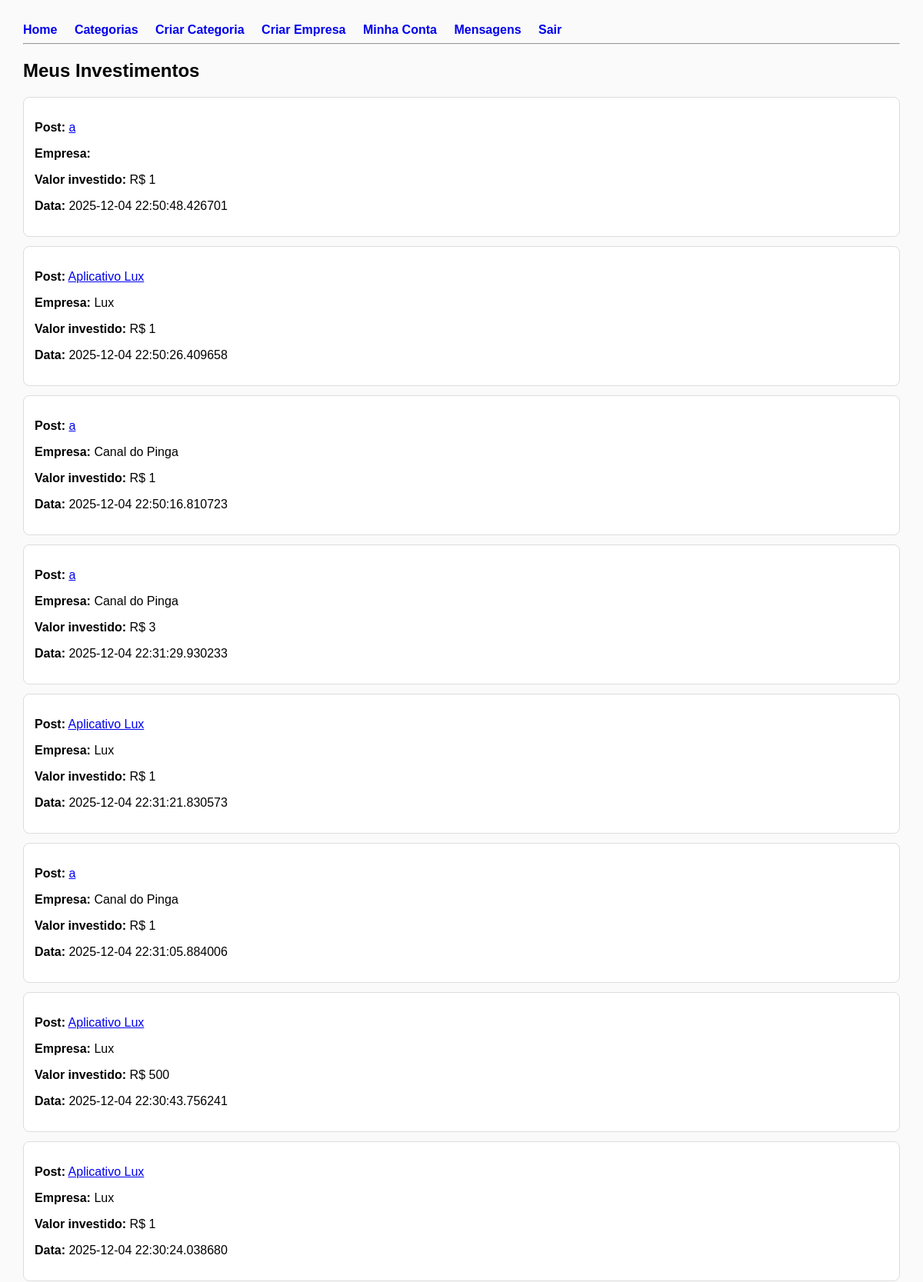
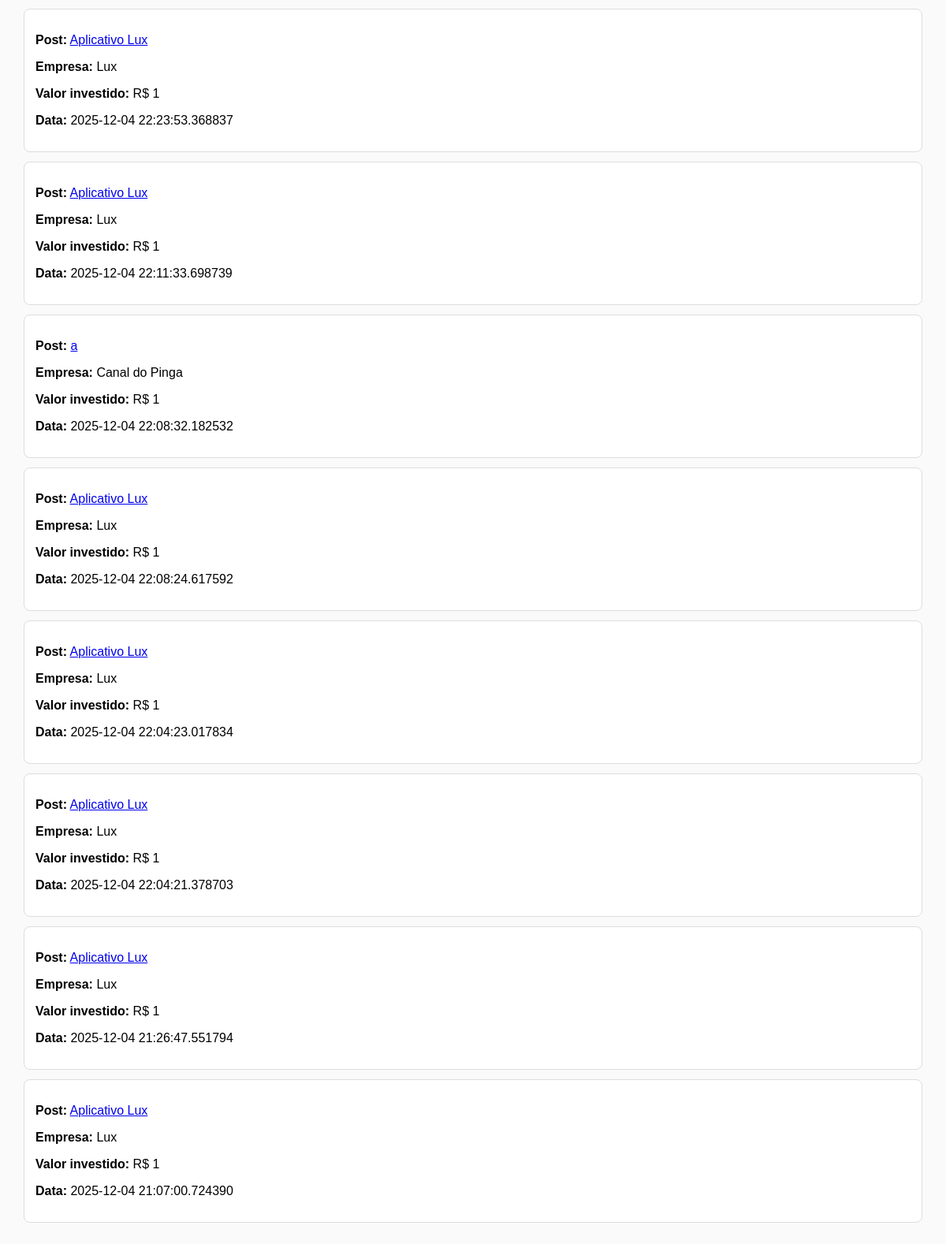
Page /my_investments (signed in) on the committed database (2 pictures, top to bottom).
### app.py (models this page shows)
class InvestmentHistory(db.Model):
    id = db.Column(db.Integer, primary_key=True)
    company_id = db.Column(db.Integer, db.ForeignKey("company.id"), nullable=False)
    post_id = db.Column(db.Integer, db.ForeignKey("post.id"), nullable=False)
    amount = db.Column(db.Integer, nullable=False)
    created_at = db.Column(db.DateTime, default=datetime.utcnow)

class Post(db.Model):
    id = db.Column(db.Integer, primary_key=True)
    title = db.Column(db.String(200), nullable=False)
    content = db.Column(db.Text)
    created_at = db.Column(db.DateTime, default=datetime.utcnow)
    likes = db.Column(db.Integer, default=0)
    investment = db.Column(db.Integer, default=0)
    score = db.Column(db.Float, default=0)
    company_id = db.Column(db.Integer, db.ForeignKey("company.id"), nullable=False)
    category_id = db.Column(db.Integer, db.ForeignKey("category.id", ondelete="CASCADE"), nullable=False)
    comments = db.relationship("Comment", backref="post", lazy=True, cascade="all, delete-orphan")
    investment_history = db.relationship("InvestmentHistory", backref="post", lazy=True, cascade="all, delete-orphan")
    company = db.relationship("Company", backref="posts")
    category = db.relationship("Category", backref="posts")

class Company(db.Model):
    id = db.Column(db.Integer, primary_key=True)
    name = db.Column(db.String(140), nullable=False, unique=True)
    bio = db.Column(db.Text)
    website = db.Column(db.String(250))
    password = db.Column(db.String(200), nullable=False)
    created_at = db.Column(db.DateTime, default=datetime.utcnow)
    category_id = db.Column(db.Integer, db.ForeignKey("category.id"), nullable=True)
    comments = db.relationship("Comment", backref="author", lazy=True)
    investments_made = db.relationship("InvestmentHistory", backref="investor", lazy=True, foreign_keys='InvestmentHistory.company_id')
    messages_sent = db.relationship("Message", backref="sender", lazy=True, foreign_keys='Message.sender_id')
    messages_received = db.relationship("Message", backref="receiver", lazy=True, foreign_keys='Message.receiver_id')

### app.py (the view)
@app.route("/my_investments")
def my_investments():
    if "company_id" not in session:
        return redirect("/login")
    company = Company.query.get(session["company_id"])
    investments = InvestmentHistory.query.filter_by(company_id=company.id).order_by(InvestmentHistory.created_at.desc()).all()
    return render_template("my_investments.html", investments=investments)

### templates/my_investments.html
{% extends "base.html" %}
{% block content %}
<h2>Meus Investimentos</h2>
{% if investments %}
  {% for inv in investments %}
    <div class="card">
      <p><strong>Post:</strong>
        <a href="{{ url_for('post_view', post_id=inv.post_id) }}">
          {{ inv.post.title }}
        </a>
      </p>
      <p><strong>Empresa:</strong> {{ inv.post.company.name }}</p>
      <p><strong>Valor investido:</strong> R$ {{ inv.amount }}</p>
      <p><strong>Data:</strong> {{ inv.created_at }}</p>
    </div>
  {% endfor %}
{% else %}
  <p>Você ainda não investiu em nada.</p>
{% endif %}
{% endblock %}

### templates/base.html (style rules this page uses)
body { font-family: Arial, sans-serif; margin: 30px; background:#fafafa }
.card { background:#fff; padding:14px; border-radius:8px; border:1px solid #ddd; margin-bottom:12px }

### rows in the picture
InvestmentHistory: post "a", amount "1", created_at "2025-12-04 22:50:48.426701"
InvestmentHistory: post "Aplicativo Lux", post.company.name "Lux", amount "1", created_at "2025-12-04 22:50:26.409658"
InvestmentHistory: post "a", post.company.name "Canal do Pinga", amount "1", created_at "2025-12-04 22:50:16.810723"
InvestmentHistory: post "a", post.company.name "Canal do Pinga", amount "3", created_at "2025-12-04 22:31:29.930233"
InvestmentHistory: post "Aplicativo Lux", post.company.name "Lux", amount "1", created_at "2025-12-04 22:31:21.830573"
InvestmentHistory: post "a", post.company.name "Canal do Pinga", amount "1", created_at "2025-12-04 22:31:05.884006"
InvestmentHistory: post "Aplicativo Lux", post.company.name "Lux", amount "500", created_at "2025-12-04 22:30:43.756241"
InvestmentHistory: post "Aplicativo Lux", post.company.name "Lux", amount "1", created_at "2025-12-04 22:30:24.038680"
InvestmentHistory: post "Aplicativo Lux", post.company.name "Lux", amount "1", created_at "2025-12-04 22:23:53.368837"
InvestmentHistory: post "Aplicativo Lux", post.company.name "Lux", amount "1", created_at "2025-12-04 22:11:33.698739"
InvestmentHistory: post "a", post.company.name "Canal do Pinga", amount "1", created_at "2025-12-04 22:08:32.182532"
InvestmentHistory: post "Aplicativo Lux", post.company.name "Lux", amount "1", created_at "2025-12-04 22:08:24.617592"
InvestmentHistory: post "Aplicativo Lux", post.company.name "Lux", amount "1", created_at "2025-12-04 22:04:23.017834"
InvestmentHistory: post "Aplicativo Lux", post.company.name "Lux", amount "1", created_at "2025-12-04 22:04:21.378703"
InvestmentHistory: post "Aplicativo Lux", post.company.name "Lux", amount "1", created_at "2025-12-04 21:26:47.551794"
InvestmentHistory: post "Aplicativo Lux", post.company.name "Lux", amount "1", created_at "2025-12-04 21:07:00.724390"
